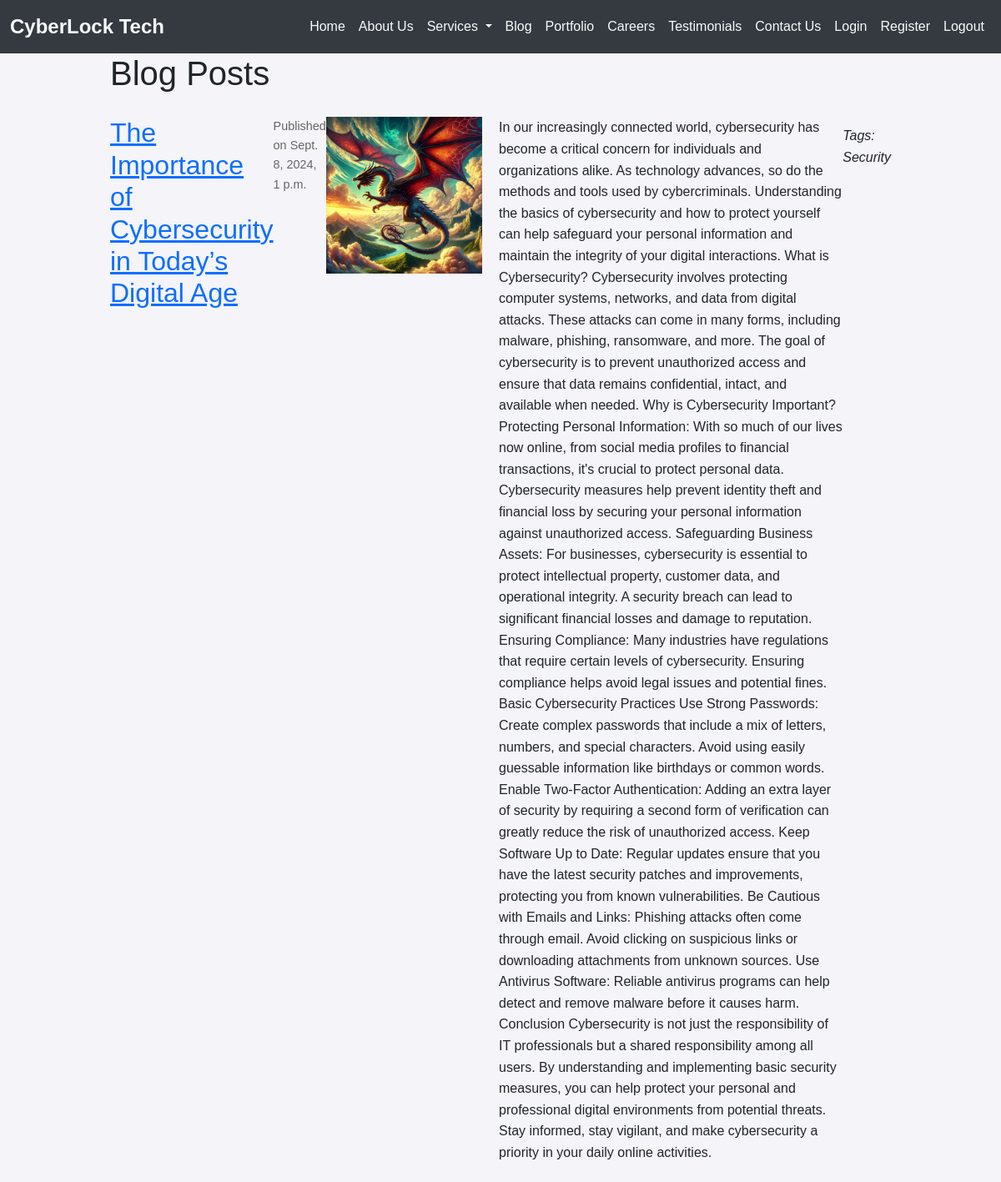
Screenshot of /blog/ with the database file from the repository.
### coreapp/models.py (models this page shows, shortened)
class BlogPost(models.Model):
    author = models.ForeignKey(User, on_delete=models.CASCADE)
    title = models.CharField(max_length=200)
    content = models.TextField()
    image = models.ImageField(upload_to='blog_images/', blank=True)
    published_date = models.DateTimeField(auto_now_add=True)
    updated_date = models.DateTimeField(auto_now=True)
    tags = models.CharField(max_length=100, blank=True)
    slug = models.SlugField(unique=True, max_length=200, blank=True)
    class Meta:
        ordering = ['-published_date']
        permissions = [
            ("can_create_post", "Can create blog post"),
            ("can_update_post", "Can update blog post"),
            ("can_delete_post", "Can delete blog post"),
        ]

### coreapp/views.py (the view)
# urls.py: path('blog/', views.blog_list, name='blog_list'),
def blog_list(request):
    blog_post = BlogPost.objects.all()
    return render(request, 'blog_post.html', {"blog_post":blog_post})

### templates/blog_post.html (shortened to what this page needs)
{% load static %}
{% include 'base.html' %}
<!DOCTYPE html>
<html lang="en">
<head>
<body>
    <div class="container">
        <h1>Blog Posts</h1>
        {% for post in blog_post %}
            <div class="post">
                <h2><a href="{% url 'blog_post_detail' pk=post.pk %}">{{ post.title }}</a></h2>
                <p class="post-date">Published on {{ post.published_date }}</p>
                {% if post.image %}
                    <img src="{{ post.image.url }}" alt="{{ post.title }}">
                {% endif %}
                <p>{{ post.content }}</p>
                {% if post.tags %}
                    <p class="tags">Tags: {{ post.tags }}</p>
                {% endif %}
            </div>
        {% empty %}
            <p>No blog posts available.</p>
        {% endfor %}
    </div>
</body>
</html>
</body>
</html>

### static/css/base.css (style rules this page uses)
body { font-family: 'Arial', sans-serif; background-color: #f4f4f9; }

### templates/blog_post.html (style rules this page uses)
body { font-family: Arial, sans-serif; margin: 0; padding: 0; line-height: 1.6; }
.container { width: 80%; margin: auto; overflow: hidden; }
.post { border-bottom: 1px solid #ddd; padding: 20px 0; display: flex; align-items: flex-start; }
.post img { max-width: 20%; margin-right: 20px; }
.post h2 { margin: 0 0 10px 0; }
.post-date { font-size: 0.9em; color: #666; }
.tags { margin-top: 10px; font-style: italic; }
.post p { margin-bottom: 1em; }

### rows the page displays
BlogPost: title "The Importance of Cybersecurity in Today’s Digital Age", published_date "Sept. 8, 2024, 1 p.m.", image (picture), content "In our increasingly connected world, cybersecurity has become a critical concern for individuals and organizations alike. As technology advances, so do the methods and tools used by cybercriminals. Understanding the basics of cybersecurity and how to protect yourself can help safeguard your personal information and maintain the integrity of your digital interactions. What is Cybersecurity? Cybersecurity involves protecting computer systems, networks, and data from digital attacks. These attacks can come in many forms, including malware, phishing, ransomware, and more. The goal of cybersecurity is to prevent unauthorized access and ensure that data remains confidential, intact, and available…", tags "Security"
